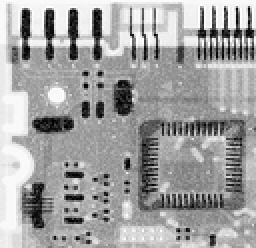
%> input picture Exercicios/Pratica 4/circuit-board-salt-prob-pt1.tif, 128 x 124 px, shrunk from 464 x 448 before the run (shown 2 times larger)
$ octave restauracao.m   (GNU Octave 9; MATLAB toolbox functions it lacks are replaced by stand-ins)
%> lines starting %> are read from the running program, lines starting %| are printed output that depends on the picture
% limpar
clear; clc; close all;
%carrega pacote de imagem
pkg load image;
%carrega pacote de estatistica
pkg load statistics;

% fun珲es
min_func = @(x) min(x(:));
max_func = @(x) max(x(:));
harmmean_func = @(x) harmmean(x(:));
mean_func = @(x) mean(x(:));
median_func = @(x) median(x(:));
geomean_func = @(x) geomean(x(:));
midpoint_func = @(x) (min(x(:)) + max(x(:)))/2;
trimmean_func = @(x) trimmean(x(:), 20);

% configura珲es do filtro
wSize = 3; % tamanho da janela

%a
% imagem ruidosa
SALT = im2double(imread('circuit-board-salt-prob-pt1.tif'));
%> SALT: size 124x128 double; min 0, max 1, mean 0.633
% aplicar filtro
SALTmin = nlfilter(SALT,[wSize wSize],min_func);
SALTmax = nlfilter(SALT,[wSize wSize],max_func);
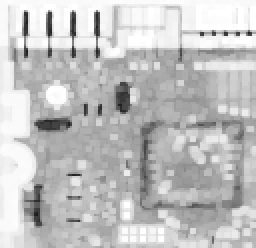
%> SALTmax: size 124x128 double (shown 2 times larger); min 0.11, max 1, mean 0.758
SALTharmmean = nlfilter(SALT,[wSize wSize],harmmean_func);
% exibir imagens
figure(1),subplot(1,4,1), imshow(SALT), title('Original (ruido sal)');
figure(1),subplot(1,4,2), imshow(SALTmin), title('Min');
figure(1),subplot(1,4,3), imshow(SALTmax), title('Max');
figure(1),subplot(1,4,4), imshow(SALTharmmean), title('Harmmean');

%c
% imagem ruidosa
PEPPER = im2double(imread('circuit-board-pepper-prob-pt1.tif'));
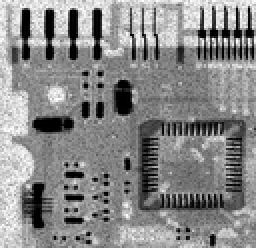
%> input picture Exercicios/Pratica 4/circuit-board-pepper-prob-pt1.tif, 128 x 124 px, shrunk from 464 x 448 before the run (shown 2 times larger)
%> PEPPER: size 124x128 double; min 0, max 1, mean 0.533
% aplicar filtro
PEPPERmin = nlfilter(PEPPER,[wSize wSize],min_func);
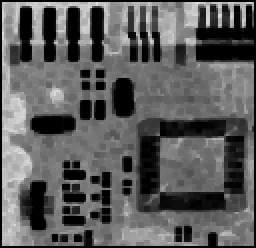
%> PEPPERmin: size 124x128 double (shown 2 times larger); min 0, max 0.886, mean 0.361
PEPPERmax = nlfilter(PEPPER,[wSize wSize],max_func);
% exibir imagens
figure(1),subplot(1,3,1), imshow(PEPPER), title('Original (ruido pimenta)');
figure(1),subplot(1,3,2), imshow(PEPPERmin), title('Min');
figure(1),subplot(1,3,3), imshow(PEPPERmax), title('Max');

%e
% imagem ruidosa
GAUSSIAN = im2double(imread('ckt-board-gauss-var-400.tif'));
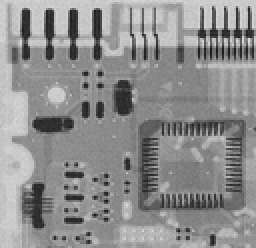
%> input picture Exercicios/Pratica 4/ckt-board-gauss-var-400.tif, 128 x 124 px, shrunk from 464 x 448 before the run (shown 2 times larger)
%> GAUSSIAN: size 124x128 double; min 0.0941, max 0.863, mean 0.556
% aplicar filtro
GAUSSIANmean = nlfilter(GAUSSIAN,[wSize wSize], mean_func);
GAUSSIANmedian = nlfilter(GAUSSIAN,[wSize wSize], median_func);
GAUSSIANgeomean = nlfilter(GAUSSIAN,[wSize wSize], geomean_func);
% exibir imagens
figure(1),subplot(1,4,1), imshow(GAUSSIAN), title('Original (ruido gaussiano)');
figure(1),subplot(1,4,2), imshow(GAUSSIANmean), title('Mean');
figure(1),subplot(1,4,3), imshow(GAUSSIANmedian), title('Median');
figure(1),subplot(1,4,4), imshow(GAUSSIANgeomean), title('Geomean');

%f
% imagem ruidosa
UNIFORM = im2double(imread('ckt-uniform-var-800.tif'));
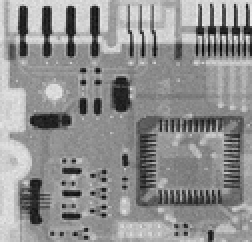
%> input picture Exercicios/Pratica 4/ckt-uniform-var-800.tif, 126 x 121 px, shrunk from 455 x 440 before the run (shown 2 times larger)
%> UNIFORM: size 121x126 double; min 0.0314, max 0.925, mean 0.562
% aplicar filtro
UNIFORMmidpoint = nlfilter(UNIFORM,[wSize wSize], midpoint_func);
% exibir imagens
figure(1),subplot(1,2,1), imshow(UNIFORM), title('Original (ruido uniforme)');
figure(1),subplot(1,2,2), imshow(UNIFORMmidpoint), title('Mid Point');

%g
% imagem ruidosa
SALTPEPPER = im2double(imread('ckt-uniform-plus-saltpepr-prob-pt1.tif'));
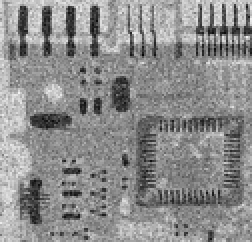
%> input picture Exercicios/Pratica 4/ckt-uniform-plus-saltpepr-prob-pt1.tif, 126 x 121 px, shrunk from 455 x 440 before the run (shown 2 times larger)
%> SALTPEPPER: size 121x126 double; min 0.0157, max 0.949, mean 0.549
% aplicar filtro
SALTPEPPERtrimmean = nlfilter(SALTPEPPER,[wSize wSize], trimmean_func);
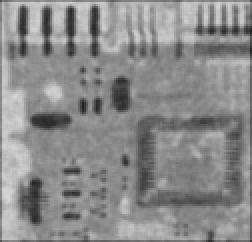
%> SALTPEPPERtrimmean: size 121x126 double (shown 2 times larger); min 0.133, max 0.845, mean 0.544
% exibir imagens
figure(1),subplot(1,2,1), imshow(SALTPEPPER), title('Original (ruido uniforme + sal + pimenta)');
figure(1),subplot(1,2,2), imshow(SALTPEPPERtrimmean), title('Trim Mean');
